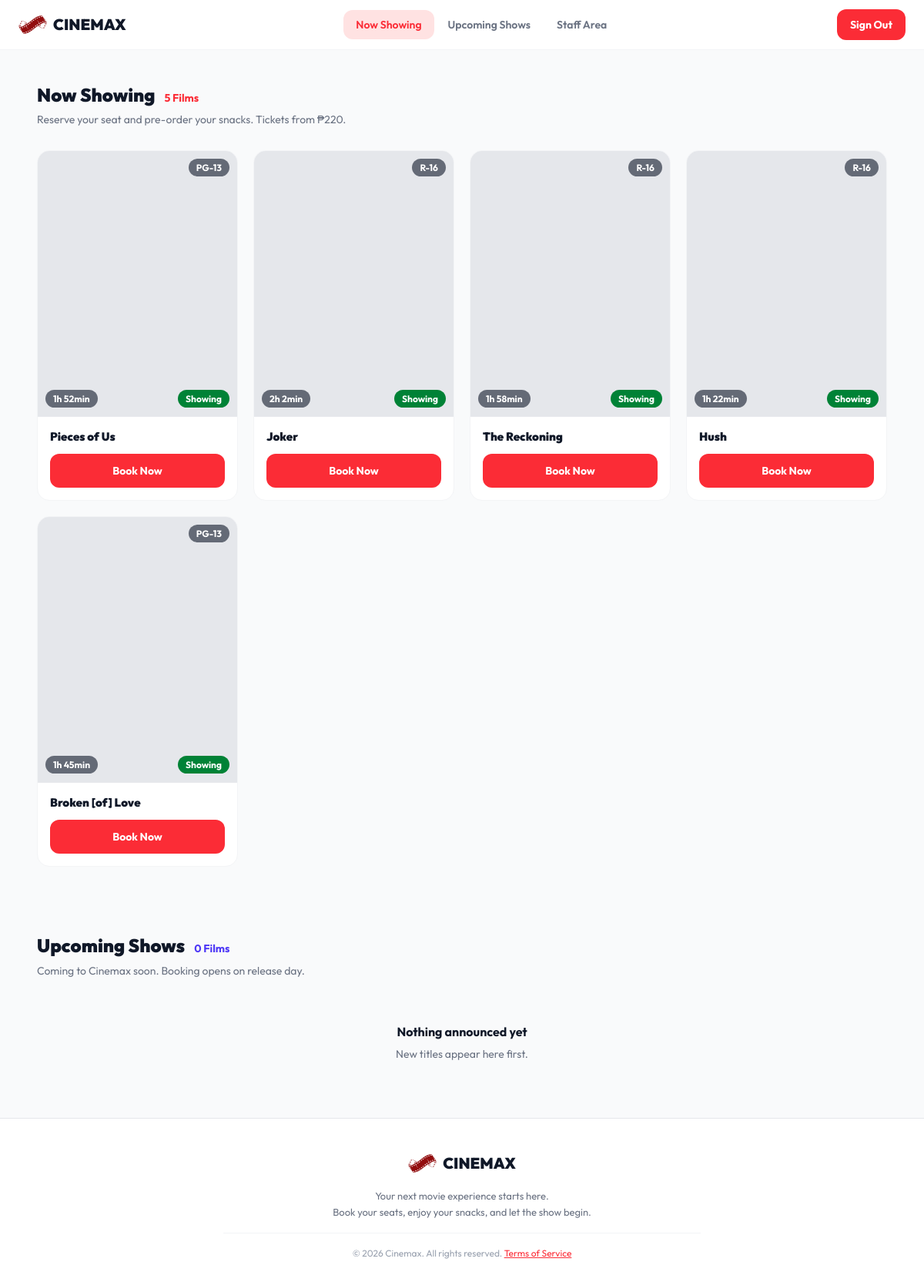
The page / (signed in) on the database its author committed.
### tables this page shows
CREATE TABLE movies (
  id               INT UNSIGNED NOT NULL AUTO_INCREMENT,
  slug             VARCHAR(120) NOT NULL,
  title            VARCHAR(150) NOT NULL,
  genre            VARCHAR(100) NOT NULL,
  duration_minutes SMALLINT UNSIGNED NOT NULL,
  rating           ENUM('G', 'PG', 'PG-13', 'R-13', 'R-16', 'R-18') NOT NULL,
  price            INT UNSIGNED NOT NULL,         
  status           ENUM('now_showing', 'upcoming') NOT NULL,
  opens_on         DATE NULL,
  ends_on          DATE NULL,
  poster_path      VARCHAR(255) NULL,             
  is_active        TINYINT(1) NOT NULL DEFAULT 1,  
  created_at       DATETIME NOT NULL DEFAULT CURRENT_TIMESTAMP,
  PRIMARY KEY (id),
  UNIQUE KEY uq_movies_slug (slug),
  KEY idx_movies_listing (is_active, status)
);

### includes/db.php (called while the page is built, shortened)
<?php
function db(): PDO
{
    static $pdo = null;
    if ($pdo instanceof PDO) {
        return $pdo;
    }
    $dsn = sprintf(
        'mysql:host=%s;port=%d;dbname=%s;charset=utf8mb4',
        (string) config('db.host', '127.0.0.1'),
        (int) config('db.port', 3306),
        (string) config('db.name', 'cinemax')
    );
    $pdo = new PDO($dsn, (string) config('db.user'), (string) config('db.pass'), [
        PDO::ATTR_ERRMODE            => PDO::ERRMODE_EXCEPTION,
        PDO::ATTR_DEFAULT_FETCH_MODE => PDO::FETCH_ASSOC,
        PDO::ATTR_EMULATE_PREPARES   => false,
        PDO::ATTR_STRINGIFY_FETCHES  => false,
        PDO::MYSQL_ATTR_MULTI_STATEMENTS => false,
    ]);
    $pdo->exec("SET time_zone = '+08:00'");
    $pdo->exec("SET SESSION sql_mode = 'STRICT_ALL_TABLES,NO_ZERO_IN_DATE,NO_ZERO_DATE,ERROR_FOR_DIVISION_BY_ZERO,NO_ENGINE_SUBSTITUTION'");
    return $pdo;
}
function db_query(string $sql, array $params = []): PDOStatement
{
    $statement = db()->prepare($sql);
    foreach ($params as $name => $value) {
        $key = is_int($name) ? $name + 1 : $name;
        if (is_int($value)) {
            $statement->bindValue($key, $value, PDO::PARAM_INT);
        } elseif (is_bool($value)) {
            $statement->bindValue($key, $value ? 1 : 0, PDO::PARAM_INT);
        } elseif ($value === null) {
            $statement->bindValue($key, null, PDO::PARAM_NULL);
        } else {
            $statement->bindValue($key, (string) $value, PDO::PARAM_STR);
        }
    }
    $statement->execute();
    return $statement;
}
function db_all(string $sql, array $params = []): array
{
    return db_query($sql, $params)->fetchAll();
}

### includes/movies.php (called while the page is built, shortened)
<?php
function movie_booking_window(array $movie): ?array
{
    $today = today();
    $opens = $movie['opens_on'] ?? null;
    $to = $movie['ends_on'] ?? null;
    if ($to === null) {
        $to = (new DateTimeImmutable($today))->modify('+' . OPEN_ENDED_BOOKING_DAYS . ' days')->format('Y-m-d');
    }
    if ($to < $today) {
        return null;
    }
    return ['from' => $today, 'to' => $to];
}
function movie_listing_state(array $movie): string
{
    if (movie_booking_window($movie) !== null) {
        return 'showing';
    }
    $opens = $movie['opens_on'] ?? null;
    return 'ended';
}
function listing_movies(): array
{
    $lists = ['showing' => [], 'soon' => []];
    foreach (db_all('SELECT * FROM movies WHERE is_active = 1 ORDER BY id') as $movie) {
        $state = movie_listing_state($movie);
        if (isset($lists[$state])) {
            $lists[$state][] = $movie;
        }
    }
    usort($lists['soon'], static function (array $a, array $b): int {
        return strcmp((string) $a['opens_on'], (string) $b['opens_on']);
    });
    return $lists;
}
function poster_url(array $movie): string
{
    $path = (string) ($movie['poster_path'] ?? '');
    if ($path !== '' && preg_match('~^(assets/img/posters|uploads/posters)/[A-Za-z0-9._-]+$~', $path) && is_file(APP_ROOT . '/' . $path)) {
        return asset($path);
    }
    return asset('assets/img/poster-placeholder.svg');
}

### includes/helpers.php (called while the page is built, shortened)
<?php
function config(string $key, $default = null)
{
    static $settings = null;
    if ($settings === null) {
        $settings = require APP_ROOT . '/config/config.php';
    }
    $value = $settings;
    foreach (explode('.', $key) as $part) {
        $value = $value[$part];
    }
    return $value;
}
function app_path(): string
{
    $path = (string) parse_url((string) config('app_url'), PHP_URL_PATH);
    return rtrim($path, '/');
}
function url(string $path = ''): string
{
    return app_path() . '/' . ltrim($path, '/');
}
function asset(string $path): string
{
    $file = APP_ROOT . '/' . ltrim($path, '/');
    $version = is_file($file) ? (string) filemtime($file) : '1';
    return url($path) . '?v=' . $version;
}
function e($value): string
{
    return htmlspecialchars((string) $value, ENT_QUOTES | ENT_SUBSTITUTE | ENT_HTML5, 'UTF-8');
}
function peso(int $amount): string
{
    return "\u{20B1}" . number_format($amount);
}
function count_label(int $count, string $one, string $many): string
{
    return number_format($count) . ' ' . ($count === 1 ? $one : $many);
}
function duration_tag(int $minutes): string
{
    $hours = intdiv($minutes, 60);
    $rest = $minutes % 60;
    $parts = [];
    if ($hours > 0) {
        $parts[] = $hours . 'h';
    }
    if ($rest > 0 || $hours === 0) {
        $parts[] = $rest . 'min';
    }
    return implode(' ', $parts);
}
function today(): string
{
    return date('Y-m-d');
}

### config/config.php (called while the page is built)
<?php
return [
    'app_url' => 'http://localhost/cinemax',
    'debug' => false,
    'db' => [
        'host' => '127.0.0.1',
        'port' => 3306,
        'name' => 'cinemax',
        'user' => 'cinemax_app',
        'pass' => '3ab3c4b2fb81091acf7fb937615b68cf7e2151ee2bd50f46',
    ],
    'paymongo' => [
        'secret_key' => 'sk_live_d9NZn7B17miVGpjwnrJfjVRL',
        'public_key' => 'pk_live_zgXobEUNCpFgSgaDB1DBNbup',
        'webhook_secret' => '',
        'payment_methods' => ['qrph'],
    ],
    'booking_hold_minutes' => 10,
];

### index.php (the view, shortened to what this page needs)
<?php
$lists = listing_movies();
$showing = $lists['showing'];
$soon = $lists['soon'];
$lowestPrice = null;
foreach ($showing as $movie) {
    $price = (int) $movie['price'];
    if ($lowestPrice === null || $price < $lowestPrice) {
        $lowestPrice = $price;
    }
}
$eagerPosters = 4;
$posterCount = 0;
?>
  <main>
    <section class="section" id="now-showing">
      <div class="section-title-row">
        <h2 class="section-title">Now Showing</h2>
        <span class="film-count" id="showing-count"><?= e(count_label(count($showing), 'Film', 'Films')) ?></span>
      </div>
      <p class="section-note">Reserve your seat and pre-order your snacks.<?php if ($lowestPrice !== null): ?> Tickets from <?= e(peso($lowestPrice)) ?>.<?php endif; ?></p>
<?php if ($showing === []): ?>
      <p class="empty-state">
        <strong>No films showing right now</strong>
        New screenings appear here as soon as they open.
      </p>
<?php else: ?>
      <div class="movie-grid" id="showing-grid">
<?php foreach ($showing as $movie): ?>
<?php $eager = $posterCount++ < $eagerPosters; ?>
        <div class="movie-card">
          <div class="movie-poster">
            <img src="<?= e(poster_url($movie)) ?>" alt="<?= e($movie['title'] . ' poster') ?>"
                 width="900" height="1200" decoding="async" <?= $eager ? 'fetchpriority="high"' : 'loading="lazy"' ?>>
            <span class="tag-status tag-showing">Showing</span>
            <span class="tag-rated"><?= e($movie['rating']) ?></span>
            <span class="tag-time"><?= e(duration_tag((int) $movie['duration_minutes'])) ?></span>
          </div>
          <div class="movie-info">
            <h3 class="movie-title"><?= e($movie['title']) ?></h3>
            <a class="button button-red button-wide" href="<?= e(url('book.php?movie=' . rawurlencode((string) $movie['slug']))) ?>">Book Now</a>
          </div>
        </div>
<?php endforeach; ?>
      </div>
<?php endif; ?>
    </section>
    <section class="section" id="coming-soon">
      <div class="section-title-row">
        <h2 class="section-title">Upcoming Shows</h2>
        <span class="film-count film-count-soon" id="soon-count"><?= e(count_label(count($soon), 'Film', 'Films')) ?></span>
      </div>
      <p class="section-note">Coming to Cinemax soon. Booking opens on release day.</p>
<?php if ($soon === []): ?>
      <p class="empty-state">
        <strong>Nothing announced yet</strong>
        New titles appear here first.
      </p>
<?php endif; ?>
    </section>
  </main>

### assets/css/cinemax.css (style rules this page uses)
:root { --white: #ffffff; --page: #f9fafb; --line-soft: #f3f4f6; --line: #e5e7eb; --muted: #99a1af; --text-soft: #6a7282; --text: #101828; --red: #fb2c36; --red-dark: #c10007; --red-light: #ffe2e2; --green: #008236; --green-light: #dcfce7; --amber: #a65f00; --amber-light: #fef9c2; --indigo: #4f39f6; --indigo-light: #e0e7ff; }
* { box-sizing: border-box; }
body { margin: 0; background-color: var(--page); color: var(--text); font-family: 'Outfit', Arial, sans-serif; font-size: 16px; line-height: 1.6; }
h1, h2, h3 { margin: 0; font-weight: 900; line-height: 1.2; }
p { margin: 0; }
a { color: var(--red); }
img { display: block; max-width: 100%; }
.button { display: inline-block; padding: 10px 16px; border: 1px solid transparent; border-radius: 12px; font-family: inherit; font-size: 14px; font-weight: 700; text-align: center; text-decoration: none; cursor: pointer; }
.button-red { background-color: var(--red); color: var(--white); }
.button-wide { display: block; width: 100%; }
.section { max-width: 1280px; width: 92%; margin: 0 auto; padding: 44px 0 44px 0; }
.section-title-row { display: flex; align-items: baseline; gap: 12px; margin-bottom: 6px; }
.section-title { font-size: 24px; }
.film-count { color: var(--red); font-size: 14px; font-weight: 700; }
.film-count-soon { color: var(--indigo); }
.section-note { color: var(--text-soft); font-size: 14px; margin-bottom: 28px; }
.movie-grid { display: grid; grid-template-columns: 1fr 1fr 1fr 1fr; gap: 20px; }
.movie-card { display: flex; flex-direction: column; background-color: var(--white); border: 1px solid var(--line-soft); border-radius: 16px; overflow: hidden; }
.movie-poster { position: relative; aspect-ratio: 3 / 4; overflow: hidden; background-color: var(--line); }
.movie-poster img { width: 100%; height: 100%; object-fit: cover; }
.tag-rated, .tag-time, .tag-status { position: absolute; padding: 2px 10px; border-radius: 999px; background-color: rgba(16, 24, 40, 0.6); color: var(--white); font-size: 12px; font-weight: 700; }
.tag-rated { right: 10px; top: 10px; }
.tag-time { left: 10px; bottom: 12px; }
.tag-status { right: 10px; bottom: 12px; }
.tag-showing { background-color: var(--green); }
.movie-info { display: flex; flex-direction: column; flex: 1; padding: 16px; }
.movie-title { font-size: 15px; line-height: 1.3; margin-bottom: 12px; }
.movie-info .button { margin-top: auto; }
.empty-state { padding: 28px 16px; color: var(--text-soft); font-size: 14px; text-align: center; }
.empty-state strong { display: block; color: var(--text); font-size: 16px; margin-bottom: 4px; }

### rows shown on the page
movies: price "₱220", poster_path (picture), rating "PG-13", duration_minutes "1h 52min", title "Pieces of Us"
movies: poster_path+title (picture), rating "R-16", duration_minutes "2h 2min", title "Joker"
movies: poster_path (picture), rating "R-16", duration_minutes "1h 58min", title "The Reckoning"
movies: poster_path+title (picture), rating "R-16", duration_minutes "1h 22min", title "Hush"
movies: poster_path (picture), rating "PG-13", duration_minutes "1h 45min", title "Broken [of] Love"

### other values the page prints
$label "Now Showing"
$label "Upcoming Shows"
$label "Staff Area"
count_label(count($showing), 'Film', 'Films') "5 Films"
count_label(count($soon), 'Film', 'Films') "0 Films"
